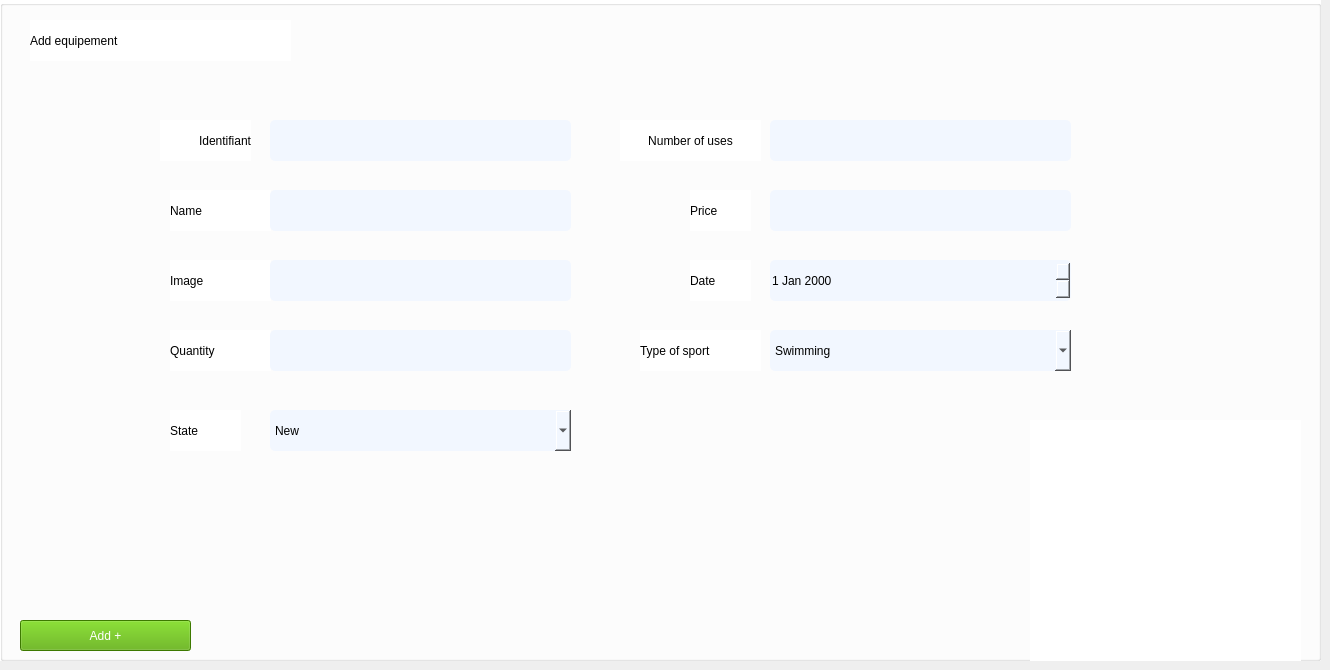
      <widget class="QWidget" name="add_equip">
       <widget class="QGroupBox" name="groupBox_2">
        <property name="geometry">
         <rect>
          <x>0</x>
          <y>0</y>
          <width>1321</width>
          <height>661</height>
         </rect>
        </property>
        <property name="styleSheet">
         <string notr="true">background-color: rgb(255, 255, 255);
border-color: rgb(255, 255, 255);</string>
        </property>
        <property name="title">
         <string/>
        </property>
        <widget class="QLabel" name="label_5">
         <property name="geometry">
          <rect>
           <x>30</x>
           <y>20</y>
           <width>261</width>
           <height>41</height>
          </rect>
         </property>
         <property name="styleSheet">
          <string notr="true">font: 15pt &quot;Poppins&quot;;</string>
         </property>
         <property name="text">
          <string>Add equipement</string>
         </property>
        </widget>
        <widget class="QPushButton" name="valider_equip">
         <property name="geometry">
          <rect>
           <x>20</x>
           <y>620</y>
           <width>171</width>
           <height>31</height>
          </rect>
         </property>
         <property name="styleSheet">
          <string notr="true">background-color: rgb(85, 170, 0);
font: 9pt &quot;MS Shell Dlg 2&quot;;
color: rgb(255, 255, 255);</string>
         </property>
         <property name="text">
          <string>Add +</string>
         </property>
        </widget>
        <widget class="QLabel" name="label_8">
         <property name="geometry">
          <rect>
           <x>160</x>
           <y>120</y>
           <width>91</width>
           <height>41</height>
          </rect>
         </property>
         <property name="styleSheet">
          <string notr="true">background-color: rgb(255, 255, 255);
font: 10pt &quot;poppins&quot;;
color: rgb(0, 0, 0);
</string>
         </property>
         <property name="text">
          <string>Identifiant</string>
         </property>
         <property name="alignment">
          <set>Qt::AlignRight|Qt::AlignTrailing|Qt::AlignVCenter</set>
         </property>
        </widget>
        <widget class="QLabel" name="label_11">
         <property name="geometry">
          <rect>
           <x>170</x>
           <y>190</y>
           <width>101</width>
           <height>41</height>
          </rect>
         </property>
         <property name="styleSheet">
          <string notr="true">background-color: rgb(255, 255, 255);
font: 10pt &quot;poppins&quot;;
color: rgb(0, 0, 0);
</string>
         </property>
         <property name="text">
          <string>Name</string>
         </property>
         <property name="alignment">
          <set>Qt::AlignLeading|Qt::AlignLeft|Qt::AlignVCenter</set>
         </property>
        </widget>
        <widget class="QLabel" name="label_14">
         <property name="geometry">
          <rect>
           <x>170</x>
           <y>260</y>
           <width>101</width>
           <height>41</height>
          </rect>
         </property>
         <property name="styleSheet">
          <string notr="true">background-color: rgb(255, 255, 255);
font: 10pt &quot;poppins&quot;;
color: rgb(0, 0, 0);
</string>
         </property>
         <property name="text">
          <string>Image</string>
         </property>
         <property name="alignment">
          <set>Qt::AlignLeading|Qt::AlignLeft|Qt::AlignVCenter</set>
         </property>
        </widget>
        <widget class="QLabel" name="label_15">
         <property name="geometry">
          <rect>
           <x>690</x>
           <y>190</y>
           <width>61</width>
           <height>41</height>
          </rect>
         </property>
         <property name="styleSheet">
          <string notr="true">background-color: rgb(255, 255, 255);
font: 10pt &quot;poppins&quot;;
color: rgb(0, 0, 0);
</string>
         </property>
         <property name="text">
          <string>Price</string>
         </property>
         <property name="alignment">
          <set>Qt::AlignLeading|Qt::AlignLeft|Qt::AlignVCenter</set>
         </property>
        </widget>
        <widget class="QLabel" name="label_16">
         <property name="geometry">
          <rect>
           <x>640</x>
           <y>330</y>
           <width>121</width>
           <height>41</height>
          </rect>
         </property>
         <property name="styleSheet">
          <string notr="true">background-color: rgb(255, 255, 255);
font: 10pt &quot;poppins&quot;;
color: rgb(0, 0, 0);
</string>
         </property>
         <property name="text">
          <string>Type of sport</string>
         </property>
         <property name="alignment">
          <set>Qt::AlignLeading|Qt::AlignLeft|Qt::AlignVCenter</set>
         </property>
        </widget>
        <widget class="QLabel" name="label_17">
         <property name="geometry">
          <rect>
           <x>170</x>
           <y>330</y>
           <width>101</width>
           <height>41</height>
          </rect>
         </property>
         <property name="styleSheet">
          <string notr="true">background-color: rgb(255, 255, 255);
font: 10pt &quot;poppins&quot;;
color: rgb(0, 0, 0);
</string>
         </property>
         <property name="text">
          <string>Quantity</string>
         </property>
         <property name="alignment">
          <set>Qt::AlignLeading|Qt::AlignLeft|Qt::AlignVCenter</set>
         </property>
        </widget>
        <widget class="QLabel" name="label_19">
         <property name="geometry">
          <rect>
           <x>170</x>
           <y>410</y>
           <width>71</width>
           <height>41</height>
          </rect>
         </property>
         <property name="styleSheet">
          <string notr="true">background-color: rgb(255, 255, 255);
font: 10pt &quot;poppins&quot;;
color: rgb(0, 0, 0);
</string>
         </property>
         <property name="text">
          <string>State</string>
         </property>
         <property name="alignment">
          <set>Qt::AlignLeading|Qt::AlignLeft|Qt::AlignVCenter</set>
         </property>
        </widget>
        <widget class="QLabel" name="label_20">
         <property name="geometry">
          <rect>
           <x>620</x>
           <y>120</y>
           <width>141</width>
           <height>41</height>
          </rect>
         </property>
         <property name="styleSheet">
          <string notr="true">background-color: rgb(255, 255, 255);
font: 10pt &quot;poppins&quot;;
color: rgb(0, 0, 0);
</string>
         </property>
         <property name="text">
          <string>Number of uses</string>
         </property>
         <property name="alignment">
          <set>Qt::AlignCenter</set>
         </property>
        </widget>
        <widget class="QLabel" name="label_21">
         <property name="geometry">
          <rect>
           <x>690</x>
           <y>260</y>
           <width>61</width>
           <height>41</height>
          </rect>
         </property>
         <property name="styleSheet">
          <string notr="true">background-color: rgb(255, 255, 255);
font: 10pt &quot;poppins&quot;;
color: rgb(0, 0, 0);
</string>
         </property>
         <property name="text">
          <string>Date</string>
         </property>
         <property name="alignment">
          <set>Qt::AlignLeading|Qt::AlignLeft|Qt::AlignVCenter</set>
         </property>
        </widget>
        <widget class="QLineEdit" name="l_id">
         <property name="geometry">
          <rect>
           <x>270</x>
           <y>120</y>
           <width>301</width>
           <height>41</height>
          </rect>
         </property>
         <property name="styleSheet">
          <string notr="true">border-radius: 5px ;
background-color: rgb(242, 247, 255);</string>
         </property>
         <property name="frame">
          <bool>true</bool>
         </property>
         <property name="alignment">
          <set>Qt::AlignCenter</set>
         </property>
         <property name="dragEnabled">
          <bool>true</bool>
         </property>
         <property name="readOnly">
          <bool>false</bool>
         </property>
        </widget>
        <widget class="QLineEdit" name="l_nom">
         <property name="geometry">
          <rect>
           <x>270</x>
           <y>190</y>
           <width>301</width>
           <height>41</height>
          </rect>
         </property>
         <property name="styleSheet">
          <string notr="true">border-radius: 5px ;
background-color: rgb(242, 247, 255);</string>
         </property>
         <property name="frame">
          <bool>true</bool>
         </property>
         <property name="alignment">
          <set>Qt::AlignCenter</set>
         </property>
         <property name="dragEnabled">
          <bool>true</bool>
         </property>
         <property name="readOnly">
          <bool>false</bool>
         </property>
        </widget>
        <widget class="QLineEdit" name="l_quatite">
         <property name="geometry">
          <rect>
           <x>270</x>
           <y>330</y>
           <width>301</width>
           <height>41</height>
          </rect>
         </property>
         <property name="styleSheet">
          <string notr="true">border-radius: 5px ;
background-color: rgb(242, 247, 255);</string>
         </property>
         <property name="frame">
          <bool>true</bool>
         </property>
         <property name="alignment">
          <set>Qt::AlignCenter</set>
         </property>
         <property name="dragEnabled">
          <bool>true</bool>
         </property>
         <property name="readOnly">
          <bool>false</bool>
         </property>
        </widget>
        <widget class="QLineEdit" name="l_nb">
         <property name="geometry">
          <rect>
           <x>770</x>
           <y>120</y>
           <width>301</width>
           <height>41</height>
          </rect>
         </property>
         <property name="styleSheet">
          <string notr="true">border-radius: 5px ;
background-color: rgb(242, 247, 255);</string>
         </property>
         <property name="frame">
          <bool>true</bool>
         </property>
         <property name="alignment">
          <set>Qt::AlignCenter</set>
         </property>
         <property name="dragEnabled">
          <bool>true</bool>
         </property>
         <property name="readOnly">
          <bool>true</bool>
         </property>
        </widget>
        <widget class="QLineEdit" name="l_prix">
         <property name="geometry">
          <rect>
           <x>770</x>
           <y>190</y>
           <width>301</width>
           <height>41</height>
          </rect>
         </property>
         <property name="styleSheet">
          <string notr="true">border-radius: 5px ;
background-color: rgb(242, 247, 255);</string>
         </property>
         <property name="frame">
          <bool>true</bool>
         </property>
         <property name="alignment">
          <set>Qt::AlignCenter</set>
         </property>
         <property name="dragEnabled">
          <bool>true</bool>
         </property>
         <property name="readOnly">
          <bool>false</bool>
         </property>
        </widget>
        <widget class="QDateEdit" name="l_date">
         <property name="geometry">
          <rect>
           <x>770</x>
           <y>260</y>
           <width>301</width>
           <height>41</height>
          </rect>
         </property>
         <property name="styleSheet">
          <string notr="true">border-radius: 5px ;
background-color: rgb(242, 247, 255);</string>
         </property>
        </widget>
        <widget class="QLineEdit" name="l_image">
         <property name="geometry">
          <rect>
           <x>270</x>
           <y>260</y>
           <width>301</width>
           <height>41</height>
          </rect>
         </property>
         <property name="styleSheet">
          <string notr="true">border-radius: 5px ;
background-color: rgb(242, 247, 255);</string>
         </property>
         <property name="alignment">
          <set>Qt::AlignCenter</set>
         </property>
        </widget>
        <widget class="QComboBox" name="l_etat">
         <property name="geometry">
          <rect>
           <x>270</x>
           <y>410</y>
           <width>301</width>
           <height>41</height>
          </rect>
         </property>
         <property name="styleSheet">
          <string notr="true">border-radius: 5px ;
background-color: rgb(242, 247, 255);</string>
         </property>
         <item>
          <property name="text">
           <string>New</string>
          </property>
         </item>
         <item>
          <property name="text">
           <string>Used</string>
          </property>
         </item>
         <item>
          <property name="text">
           <string>Recondionned</string>
          </property>
         </item>
        </widget>
        <widget class="QComboBox" name="l_type">
         <property name="geometry">
          <rect>
           <x>770</x>
           <y>330</y>
           <width>301</width>
           <height>41</height>
          </rect>
         </property>
         <property name="styleSheet">
          <string notr="true">border-radius: 5px ;
background-color: rgb(242, 247, 255);</string>
         </property>
         <item>
          <property name="text">
           <string>Swimming</string>
          </property>
         </item>
         <item>
          <property name="text">
           <string>Canoë kayak</string>
          </property>
         </item>
         <item>
          <property name="text">
           <string>Surfing</string>
          </property>
         </item>
         <item>
          <property name="text">
           <string>Aquagym</string>
          </property>
         </item>
         <item>
          <property name="text">
           <string>Rowing</string>
          </property>
         </item>
         <item>
          <property name="text">
           <string>Windsurfing</string>
          </property>
         </item>
        </widget>
        <widget class="QLabel" name="label_22">
         <property name="geometry">
          <rect>
           <x>1030</x>
           <y>420</y>
           <width>271</width>
           <height>381</height>
          </rect>
         </property>
         <property name="text">
          <string/>
         </property>
         <property name="pixmap">
          <pixmap resource="assets.qrc">:/img/img/typing_human.png</pixmap>
         </property>
         <property name="scaledContents">
          <bool>true</bool>
         </property>
        </widget>
        <widget class="QPushButton" name="back1_equip">
         <property name="geometry">
          <rect>
           <x>1270</x>
           <y>20</y>
           <width>31</width>
           <height>28</height>
          </rect>
         </property>
         <property name="text">
          <string/>
         </property>
         <property name="icon">
          <iconset resource="assets.qrc">
           <normaloff>:/img/img/back.png</normaloff>:/img/img/back.png</iconset>
         </property>
         <property name="iconSize">
          <size>
           <width>31</width>
           <height>32</height>
          </size>
         </property>
         <property name="flat">
          <bool>true</bool>
         </property>
        </widget>
        <widget class="QPushButton" name="image_ajouter_equi">
         <property name="geometry">
          <rect>
           <x>530</x>
           <y>260</y>
           <width>41</width>
           <height>41</height>
          </rect>
         </property>
         <property name="text">
          <string/>
         </property>
         <property name="icon">
          <iconset resource="assets.qrc">
           <normaloff>:/img/img/pic.jpg</normaloff>:/img/img/pic.jpg</iconset>
         </property>
         <property name="iconSize">
          <size>
           <width>33</width>
           <height>33</height>
          </size>
         </property>
         <property name="flat">
          <bool>true</bool>
         </property>
        </widget>
       </widget>
      </widget>
